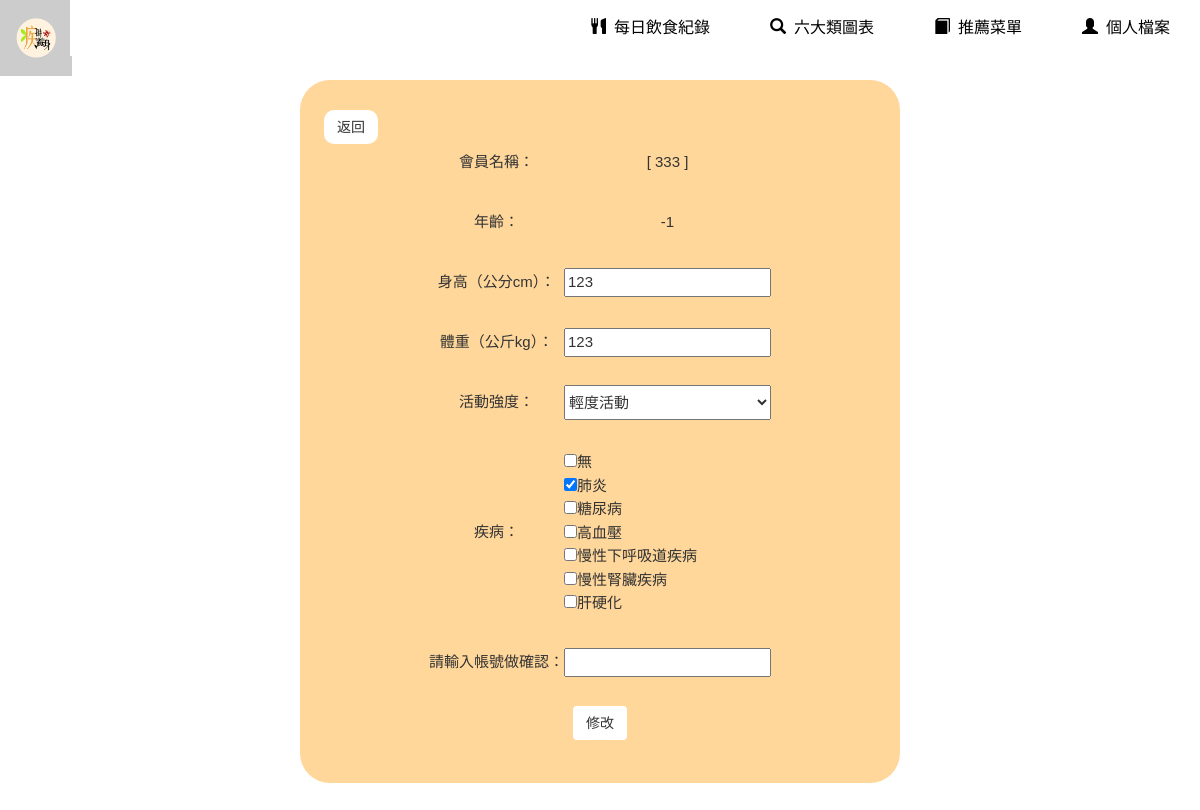
/user_user.php (signed in), run on an earlier commit of the app's database.
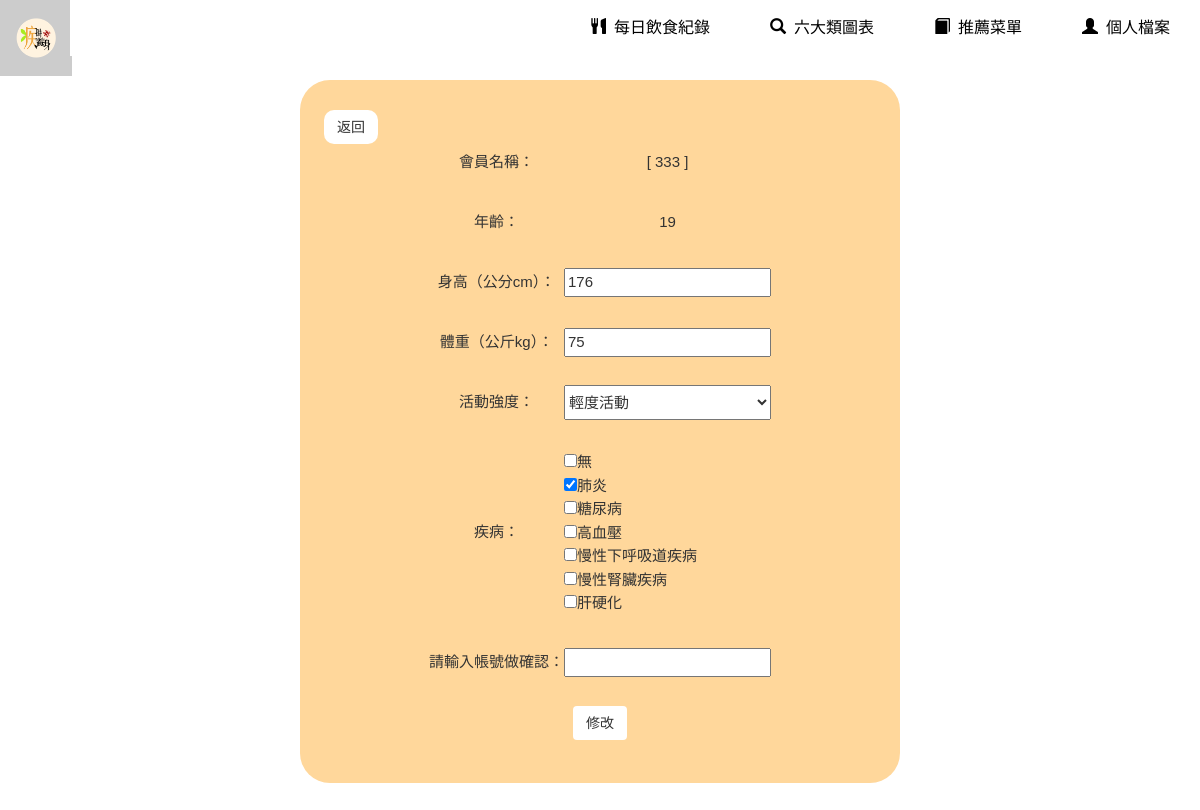
And on a later commit of the database.
### tables this page shows
CREATE TABLE `user` (
  `ID` int(11) NOT NULL,
  `userid` varchar(10) NOT NULL,
  `password` varchar(100) NOT NULL,
  `name` text NOT NULL,
  `gender` varchar(11) NOT NULL,
  `date` date NOT NULL,
  `age` int(11) NOT NULL,
  `height` float NOT NULL,
  `weight` float NOT NULL,
  `BMI` float NOT NULL,
  `sport` text NOT NULL,
  `disease` varchar(10) NOT NULL,
  `disease2` varchar(10) NOT NULL,
  `disease3` varchar(10) NOT NULL,
  `disease4` varchar(10) NOT NULL,
  `disease5` varchar(10) NOT NULL,
  `disease6` varchar(10) NOT NULL,
  `disease7` varchar(10) NOT NULL
);

### user_user.php (the view, shortened to what this page needs)
<?php
	include ("configure.php");
	$disease=array();
    if($_SESSION['userID']==null){
        echo "<script>alert('請先登入會員！')</script>";
        echo "<meta http-equiv=REFRESH CONTENT=0;url='user_login.php'>";
    }
    else{
        $userid=$_SESSION['userID'];
        $link = new PDO('mysql:host='.$hostname.';dbname='.$database.';charset=utf8', $username, $password);
        $query = "SELECT * FROM `user` WHERE `userID`='$userid'";
        $result = $link->query($query);
        foreach ($result as $row){
			$name=$row["name"];
			$BD=$row["date"];
      $height=$row["height"];
      $weight=$row["weight"];
      $sport=$row["sport"];
      $disease[0]=$row["disease"];
			$disease[1]=$row["disease2"];
			$disease[2]=$row["disease3"];
			$disease[3]=$row["disease4"];
			$disease[4]=$row["disease5"];
			$disease[5]=$row["disease6"];
			$disease[6]=$row["disease7"];
        }
		function birthday($birthday){
			list($year,$month,$day) = explode("-",$birthday);
			$new_age = date("Y") - $year;
			$month_diff = date("m") - $month;
			$day_diff  = date("d") - $day;
			if ($day_diff < 0 || $month_diff < 0){
				$new_age--;
			}
			return $new_age;
		}
		$new_age=birthday($BD);
    }
?>
<!doctype html>
<html>
    <head>
		<link rel="stylesheet" href="css/w3.css">
		<link rel="stylesheet" href="css/mine.css">
		<link rel="stylesheet" href="css/bootstrap-3.3.7.css">
		<link rel="stylesheet" href="https://cdnjs.cloudflare.com/ajax/libs/font-awesome/4.7.0/css/font-awesome.min.css">
    </head>
    <body>
<?php include("header.php"); ?>
	<div class="form1" style="width:50%;">
		<a href="index.php"><button class="btn" style="position: absolute; left: 27%; border-radius:10px;">返回</button></a><br>
			<form method="POST" action="">
				<table style="margin:auto;">
				<tr><td>會員名稱：</td>
				<td>[ <?php echo $name ;?> ]</td>
				</tr>
				<tr><td>年齡：</td>
				<td><?php echo $new_age;?></td>
				</tr>
				<tr><td>身高（公分cm）：</td>
				<td><input type="text" name="new_height" value="<?php echo $height;?>" ></td>
				</tr>
				<tr><td>體重（公斤kg）：</td>
				<td><input type="text" name="new_weight" value="<?php echo $weight;?>"></td>
				</tr>
				<tr><td>活動強度：</td>
				<td><select name="new_sport" >
				<option <?php $n="selected='selected'";if($sport=="輕度活動"){echo $n;}?>value="1">輕度活動</option>
				</select></td>
				</tr>
				<tr><td>疾病：</td>
				<td style="text-align:left; height:200px;">
					<input type="checkbox" value="0" name="new_disease[]" <?php $n="checked='checked'";if($disease[0]=="無"){echo $n;}?>>無<br>
					<input type="checkbox" value="1" name="new_disease[]" <?php $n="checked='checked'";if($disease[0]=="肺炎"){echo $n;}else if($disease[1]=="肺炎"){echo $n;}?>>肺炎<br>
					<input type="checkbox" value="2" name="new_disease[]" <?php $n="checked='checked'";if($disease[0]=="糖尿病"){echo $n;}else if($disease[1]=="糖尿病"){echo $n;}else if($disease[2]=="糖尿病"){echo $n;}?>>糖尿病<br>
					<input type="checkbox" value="3" name="new_disease[]" <?php $n="checked='checked'";if($disease[0]=="高血壓"){echo $n;}else if($disease[1]=="高血壓"){echo $n;}else if($disease[2]=="高血壓"){echo $n;}else if($disease[3]=="高血壓"){echo $n;}?>>高血壓<br>
					<input type="checkbox" value="4" name="new_disease[]" <?php $n="checked='checked'";if($disease[0]=="慢性下呼吸道疾病"){echo $n;}else if($disease[1]=="慢性下呼吸道疾病"){echo $n;}else if($disease[2]=="慢性下呼吸道疾病"){echo $n;}else if($disease[3]=="慢性下呼吸道疾病"){echo $n;}else if($disease[4]=="慢性下呼吸道疾病"){echo $n;}?>>慢性下呼吸道疾病<br>
					<input type="checkbox" value="5" name="new_disease[]" <?php $n="checked='checked'";if($disease[0]=="慢性腎臟疾病"){echo $n;}else if($disease[1]=="慢性腎臟疾病"){echo $n;}else if($disease[2]=="慢性腎臟疾病"){echo $n;}else if($disease[3]=="慢性腎臟疾病"){echo $n;}else if($disease[4]=="慢性腎臟疾病"){echo $n;}else if($disease[5]=="慢性腎臟疾病"){echo $n;}?>>慢性腎臟疾病<br>
					<input type="checkbox" value="6" name="new_disease[]" <?php $n="checked='checked'";if($disease[0]=="肝硬化"){echo $n;}else if($disease[1]=="肝硬化"){echo $n;}else if($disease[2]=="肝硬化"){echo $n;}else if($disease[3]=="肝硬化"){echo $n;}else if($disease[4]=="肝硬化"){echo $n;}else if($disease[5]=="肝硬化"){echo $n;}else if($disease[6]=="肝硬化"){echo $n;}?>>肝硬化
				</td>
				</tr>
				<tr><td>請輸入帳號做確認：</td>
				<td><input type="text" name="g_userid" required></td>
				</tr>
				<tr><td colspan="2"><button type="submit" class="btn" >修改</button></td>
				</tr>
				</table>
			</form>
		</div>
		<br>
        <br><br><br>
    </body>
</html>

What changed in the data, as far as the page shows it:
changed user "輕度活動": date "-1" → "19"; new_height "123" → "176"; new_weight "123" → "75"
